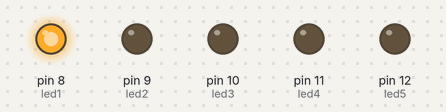
The sketch below on a simulated Arduino Uno, built with avr-gcc and run on an emulated ATmega328P. Shown: output pins drawn as LEDs (lit = HIGH). Random numbers use the default seed unless the sketch sets one.

Above: at 0.1 s.
At 2.1 s:
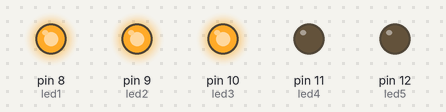
At 3.1 s:
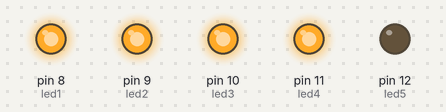
At 4.1 s:
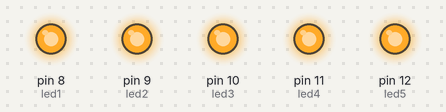
At 13.9 s:
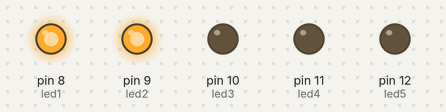
At 28.6 s:
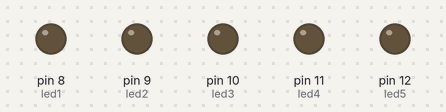
Timing chart, 0 to 40.0 s (numbered marks = the images above):
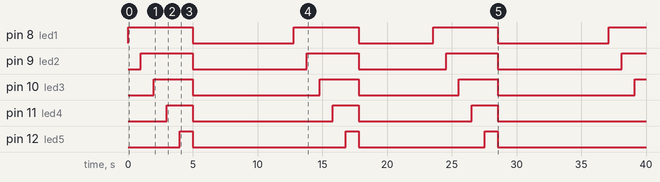

The sketch:

Largada.ino
```cpp
int largada;
int led1 = 8;
int led2 = 9;
int led3 = 10;
int led4 = 11;
int led5 = 12;


  void setup() {
    pinMode(led1, OUTPUT);
    pinMode(led2, OUTPUT);
    pinMode(led3, OUTPUT);
    pinMode(led4, OUTPUT);
    pinMode(led5, OUTPUT);
  }


void loop () {


  digitalWrite(led1,HIGH);
  delay(1000);
  digitalWrite(led2, HIGH);
  delay(1000);
  digitalWrite(led3, HIGH);
  delay(1000);
  digitalWrite(led4, HIGH);
  delay(1000);
  digitalWrite(led5,HIGH);
  delay(1000);


     digitalWrite(led1,LOW);
     digitalWrite(led2,LOW);
     digitalWrite(led3,LOW);
     digitalWrite(led4,LOW);
     digitalWrite(led5,LOW);


  largada = random(500, 5000);
  delay(largada);

  delay(4000);

}
```

Measured:
- by itself, pin 8 (led1): goes HIGH 5.0 s, LOW 7.8 s, HIGH 5.0 s, LOW 5.7 s, HIGH 5.0 s, LOW 8.6 s, then HIGH
- by itself, pin 9 (led2): goes HIGH 4.0 s, LOW 8.8 s, HIGH 4.0 s, LOW 6.7 s, HIGH 4.0 s, LOW 9.6 s, then HIGH
- by itself, pin 10 (led3): goes HIGH 3.0 s, LOW 9.8 s, HIGH 3.0 s, LOW 7.7 s, HIGH 3.0 s, LOW 10.6 s, then HIGH
- by itself, pin 11 (led4): goes HIGH 2.0 s, LOW 10.8 s, HIGH 2.0 s, LOW 8.7 s, HIGH 2.0 s, then LOW
- by itself, pin 12 (led5): goes HIGH 1.0 s, LOW 11.8 s, HIGH 1.0 s, LOW 9.7 s, HIGH 1.0 s, then LOW
